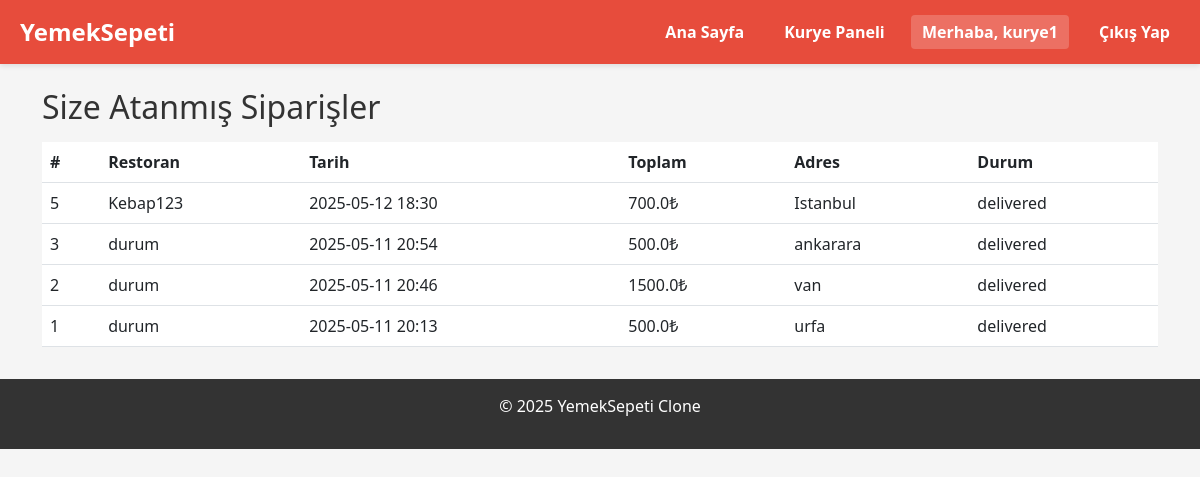
/delivery/orders (signed in), run on the app's committed database.
### models.py (models this page shows, shortened)
class Order(db.Model):
    id = db.Column(db.Integer, primary_key=True)
    user_id = db.Column(db.Integer, db.ForeignKey('user.id'), nullable=False)
    restaurant_id = db.Column(db.Integer, db.ForeignKey('restaurant.id'), nullable=False)
    order_date = db.Column(db.DateTime, default=lambda: datetime.now(timezone.utc))
    status = db.Column(db.String(20), default='pending')  # pending, preparing, delivering, delivered, cancelled
    total_amount = db.Column(db.Float, nullable=False)
    delivery_address = db.Column(db.Text, nullable=False)
    user = db.relationship('User', foreign_keys=[user_id], backref='orders')
    restaurant = db.relationship('Restaurant', backref='orders')
    delivery_id = db.Column(db.Integer, db.ForeignKey('user.id'), nullable=True)
    delivery = db.relationship('User', foreign_keys=[delivery_id], backref='assigned_orders')

class Restaurant(db.Model):
    id = db.Column(db.Integer, primary_key=True)
    user_id = db.Column(db.Integer, db.ForeignKey('user.id'), nullable=False)
    restaurant_name = db.Column(db.String(100), nullable=False)
    cuisine_type = db.Column(db.String(50), nullable=False)
    tax_id = db.Column(db.String(20), unique=True, nullable=False)
    is_approved = db.Column(db.Boolean, default=False)
    rating = db.Column(db.Float, default=0.0)
    created_at = db.Column(db.DateTime, default=lambda: datetime.now(timezone.utc))
    image_path = db.Column(db.String(255), nullable=True, default='default_restaurant.png')

### app.py (the view)
@app.route("/delivery/orders")
def delivery_orders():
    if "user_id" not in session or session.get("user_type") != "delivery":
        flash("Yetkisiz erişim.", "danger")
        return redirect(url_for("login"))
    delivery_id = session["user_id"]
    orders = Order.query.filter_by(delivery_id=delivery_id).order_by(Order.order_date.desc()).all()
    return render_template("delivery_orders.html", orders=orders)

### templates/delivery_orders.html (shortened to what this page needs)
{% extends "base.html" %}
{% block content %}
<div class="container mt-4">
    <h2>Size Atanmış Siparişler</h2>
    {% if orders %}
        <table class="table mt-3">
            <thead>
                <tr>
                    <th>#</th>
                    <th>Restoran</th>
                    <th>Tarih</th>
                    <th>Toplam</th>
                    <th>Adres</th>
                    <th>Durum</th>
                </tr>
            </thead>
            <tbody>
                {% for order in orders %}
                    <tr>
                        <td>{{ order.id }}</td>
                        <td>{{ order.restaurant.restaurant_name }}</td>
                        <td>{{ order.order_date.strftime('%Y-%m-%d %H:%M') }}</td>
                        <td>{{ order.total_amount }}₺</td>
                        <td>{{ order.delivery_address }}</td>
                        <td>
                            {% if order.status == 'delivering' %}
                                <form action="{{ url_for('complete_order', order_id=order.id) }}" method="post">
                                    <button class="btn btn-sm btn-primary">Teslim Et</button>
                                </form>
                            {% else %}
                                {{ order.status }}
                            {% endif %}
                         </td>
                    </tr>
                {% endfor %}
            </tbody>
        </table>
    {% else %}
        <p>Üzerinize atanmış sipariş bulunmamaktadır.</p>
    {% endif %}
</div>
{% endblock %}

### static/styles.css (style rules this page uses)
body { font-family: Arial, sans-serif; margin: 0; padding: 0; background-color: #f8f9fa; }
body { font-family: 'Segoe UI', Tahoma, Geneva, Verdana, sans-serif; margin: 0; padding: 0; background-color: #f5f5f5; color: #333; }

### data on the page
Order: id "5", restaurant.restaurant_name "Kebap123", order_date "2025-05-12 18:30", total_amount "700.0", delivery_address "Istanbul", status "delivered"
Order: id "3", restaurant.restaurant_name "durum", order_date "2025-05-11 20:54", total_amount "500.0", delivery_address "ankarara", status "delivered"
Order: id "2", restaurant.restaurant_name "durum", order_date "2025-05-11 20:46", total_amount "1500.0", delivery_address "van", status "delivered"
Order: id "1", restaurant.restaurant_name "durum", order_date "2025-05-11 20:13", total_amount "500.0", delivery_address "urfa", status "delivered"

### other printed values
{{ session.name }} "kurye1"
